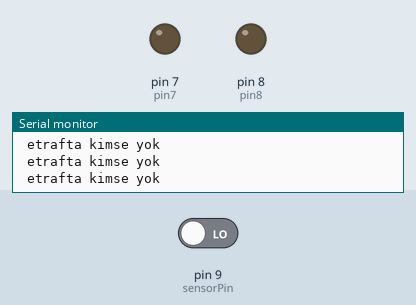
Recording of a sketch running on a simulated Arduino Uno, built with avr-gcc and run on an emulated ATmega328P. Parts: output pins drawn as LEDs (lit = HIGH), the last lines printed to the serial monitor. Inputs (shaded band) come from the test bench; at power-on: pin 9 (sensorPin) LOW.

Above: at 2.8 s.
2.9 s: pin 9 (sensorPin) driven HIGH
At 4.2 s:
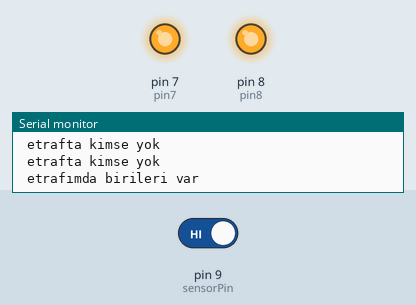
4.5 s: pin 9 (sensorPin) driven LOW
At 5.8 s:
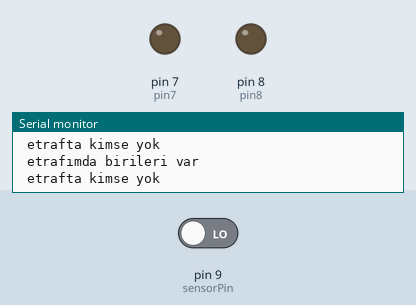
Timing chart, 0 to 7.5 s (numbered marks = the images above; inputs shaded):
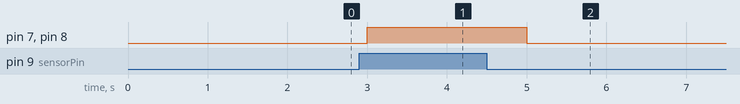

The sketch:

pir_buzzer_led.ino
```cpp
int sensorPin=9;
int pin8=8;
int pin7=7;
void setup() {
  // put your setup code here, to run once:
  Serial.begin(9600);
  pinMode(sensorPin,INPUT);
  pinMode(pin8,OUTPUT);
  pinMode(pin7,OUTPUT);
}

void loop() {
  // put your main code here, to run repeatedly:
  int deger=digitalRead(sensorPin);
  if(deger==HIGH)
  {
    Serial.println(" etrafımda birileri var ");
  digitalWrite(pin8,HIGH);
  digitalWrite(pin7,HIGH);
  delay(1000);
  }
  else
  {
    Serial.println(" etrafta kimse yok");
  digitalWrite(pin8,LOW);
  digitalWrite(pin7,LOW);
  }

  delay(1000);
}
```

Measured:
- after the input at 2.9 s, pin 7 (pin7), pin 8 (pin8): LOW → HIGH after 0.10 s
- after the input at 4.5 s, pin 7 (pin7), pin 8 (pin8): HIGH → LOW after 0.50 s
